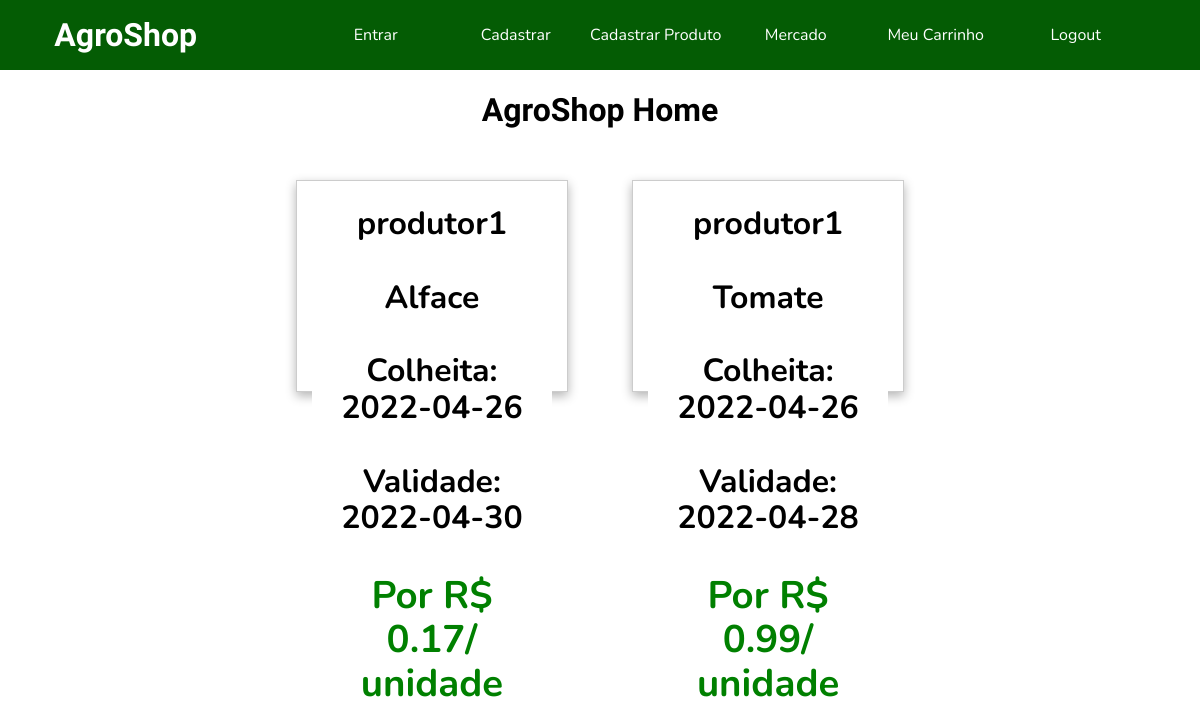
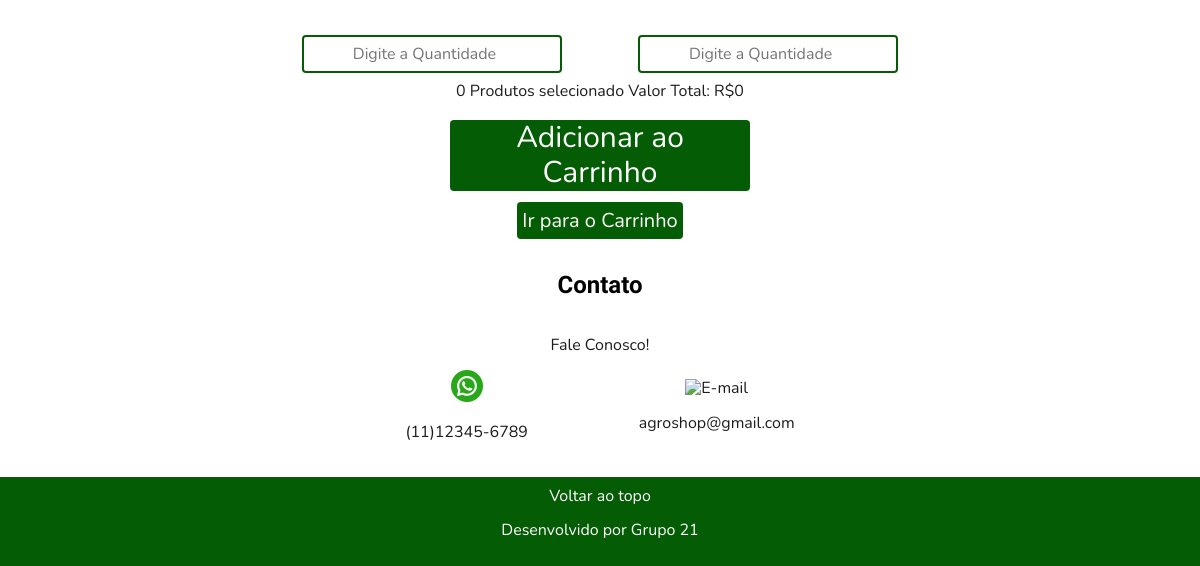
Page /HomeCliente on the earlier database version (2 pictures, top to bottom).
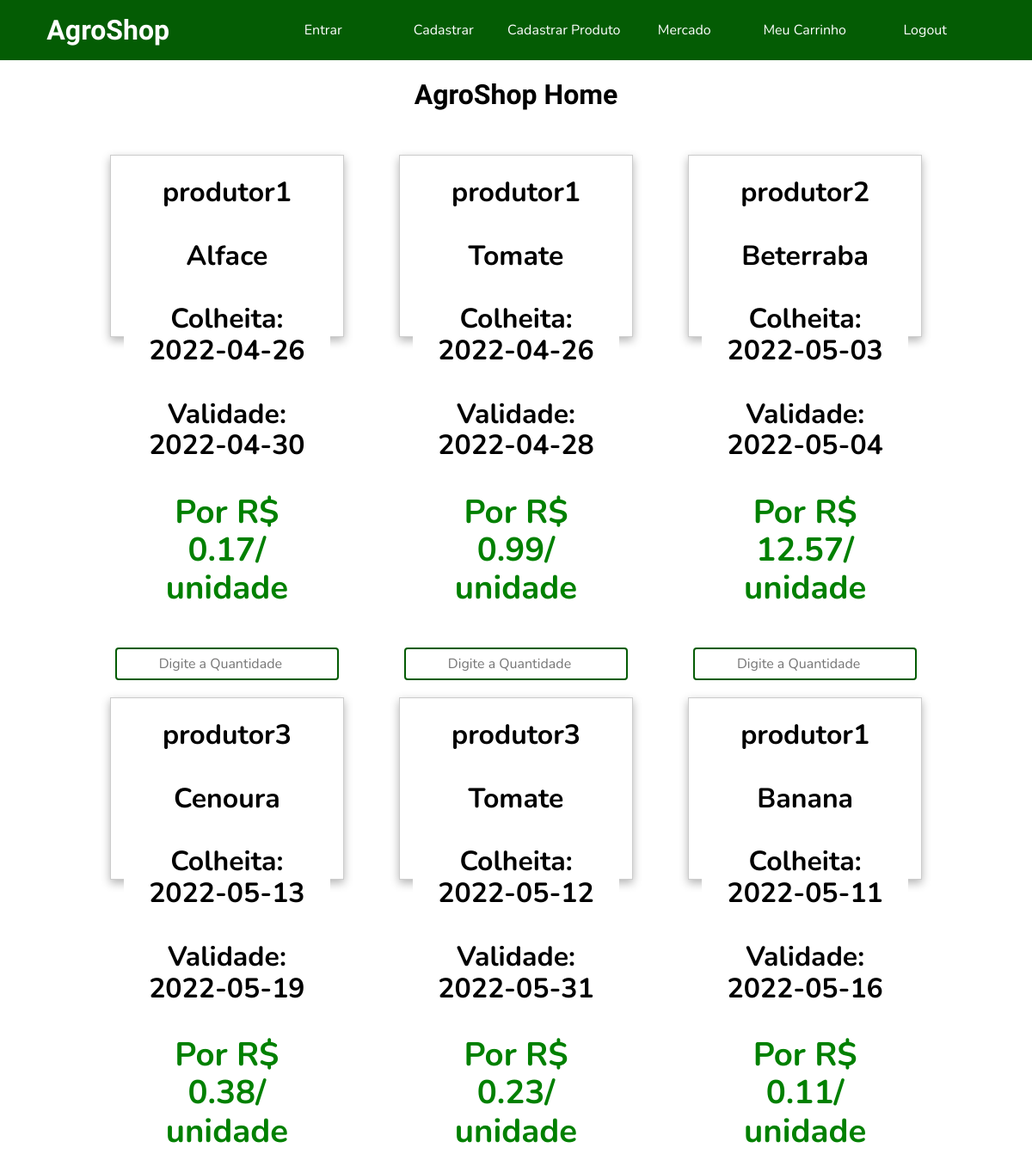
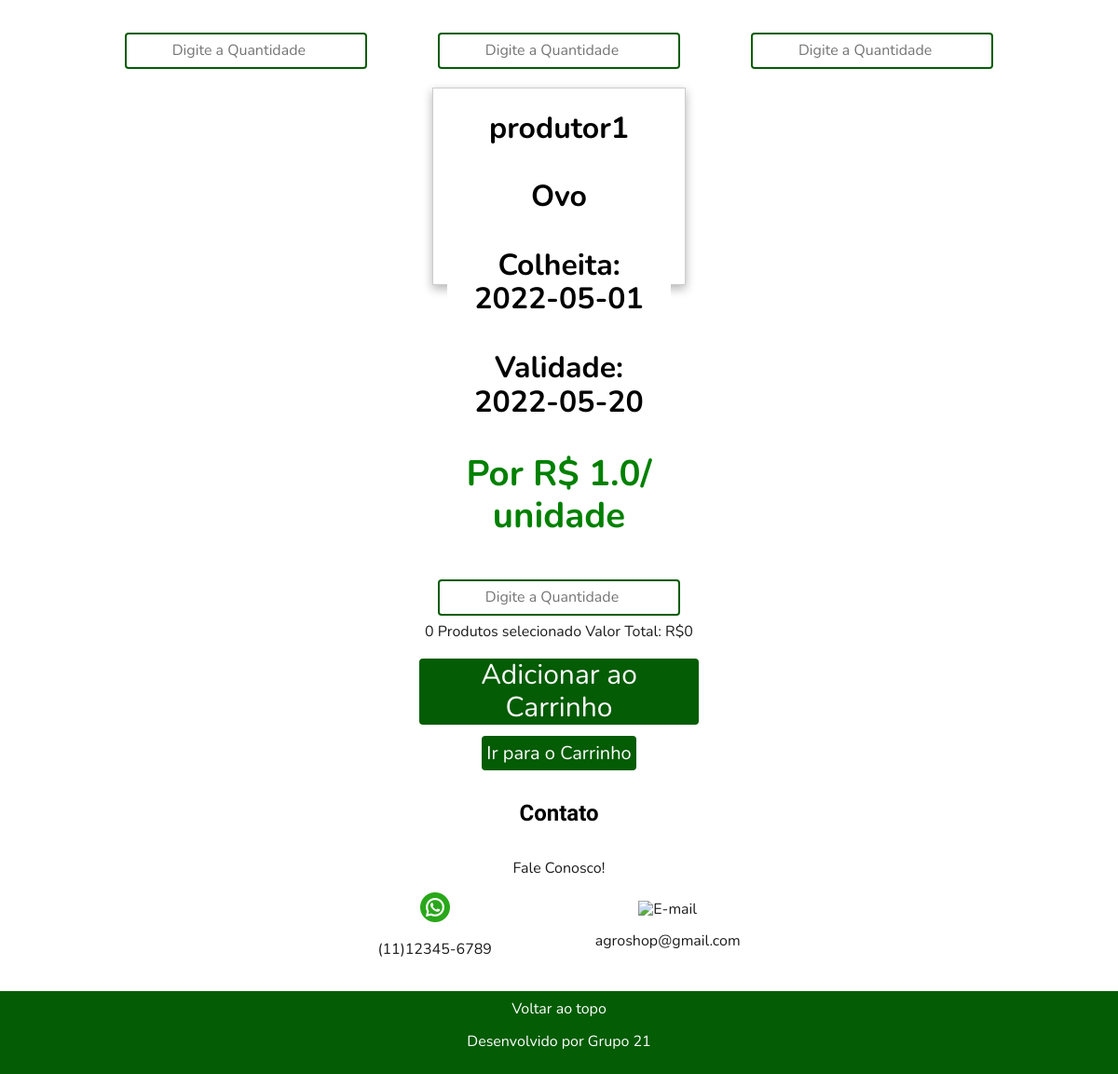
Same page on the later database version (2 pictures, top to bottom).
### website/models.py (models this page shows)
class Produto(db.Model, UserMixin):
    id = db.Column(db.Integer, primary_key=True)
    idProd = db.Column(db.Integer)
    tipo = db.Column(db.String(25))
    preco = db.Column(db.Float)
    quantidade = db.Column(db.Integer)
    dataColeta = db.Column(db.Date)
    dataValidade = db.Column(db.Date)

class Produtor(db.Model, UserMixin):
    id = db.Column(db.Integer, primary_key=True)
    email = db.Column(db.String(150), unique = True)
    senha = db.Column(db.String(150))
    nome = db.Column(db.String(150))

### website/auth.py (the view, shortened to what this page needs)
@auth.route('/HomeCliente', methods = ['GET', 'POST'])
def home_cliente():
    queryProdutos = """SELECT Produto.Id, Produtor.Nome, Produto.tipo, Produto.preco, Produto.quantidade, Produto.dataColeta, Produto.dataValidade
    FROM Produto INNER JOIN Produtor on Produto.idProd=Produtor.id"""
    con = sqlite3.connect('AgroShop\website\database.db')
    db2 = con.cursor()
    Produtos = db2.execute(queryProdutos)
    Produto=Produtos.fetchall()
    soma = int(0)
    PrecoTotal = 0
    con.close()
    return render_template("home-cliente.html",Produto=Produto,soma=soma,PrecoTotal=PrecoTotal)

### website/templates/home-cliente.html (shortened to what this page needs)
<!DOCTYPE html>
<html lang="en">
<head>
    <link rel="stylesheet" href="https://cdnjs.cloudflare.com/ajax/libs/font-awesome/4.7.0/css/font-awesome.min.css">
    <link rel="stylesheet" href="../static/css/normalize.css">
    <link rel="stylesheet" href="../static/css/home-cliente.css">
</head>
<body>
    <nav id="topo">
        <a href="/">AgroShop</a>
        <ul>
            <li><a href="entrar">Entrar</a></li>
            <li><a href="cadastrar">Cadastrar</a></li>
            <li><a href="NovoProduto">Cadastrar Produto</a></li>
            <li><a href="Mercado">Mercado</a></li>
            <li><a href="carrinho">Meu Carrinho</a></li>
            <li><a href="logout">Logout</a></li>
        </ul>
    </nav>
    <h1 class="home">AgroShop Home</h1>
    <html>
    <head>
    </head>
    <body>
        <form method="post">
            {% for produto in Produto %}
            <tr>
                <div class="form-group">
                    <h1 class="botao">
                        {{produto[1]}}
                        <br><br>{{produto[2]}}
                        <br><br>Colheita: {{produto[5]}}
                        <br><br>Validade: {{produto[6]}}
                        <br><br>
                        <div class="preco">Por R$ {{produto[3]}}/ unidade</div>
                    </h1><br>
                    <input type="number" min="0" max="10000" class="form-control" id="id {{produto[0]}}"
                        name="id {{produto[0]}}" placeholder="Digite a Quantidade" />
                </div>
            </tr>
            {% endfor %}
            <br>
            <br>
            {{soma}} Produtos selecionado Valor Total: R${{PrecoTotal}}
            <div class="container">
                <button class="btn-1">Adicionar ao Carrinho</button>
            </div>
            <br>
            <div>
                <a href="/carrinho" class="carrinho">Ir para o Carrinho</a>
            </div>
        </form>
        <section id="contato">
            <h2>Contato</h2>
            <p>Fale Conosco!</p>
            <div>
                <img src="../static/img/icon_whatsapp.png" alt="WhatsApp">
                <p><a href="tel:11123456789"></a>(11)12345-6789</p>
            </div>
            <div>
                <img src="../static/img/icon_gmail.png" alt="E-mail">
                <p><a href="mailto:agroshop@gmail.com"></a>agroshop@gmail.com</p>
            </div>
        </section>
        <footer>
            <a href="#topo">Voltar ao topo</a>
            <p>Desenvolvido por Grupo 21</p>
        </footer>
    </body>
    </html>
</body>
</html>

### website/static/css/home-cliente.css (style rules this page uses)
body { font-family: Nunito, sans-serif; color: #1c1c1c; text-align: center; }
h1, h2, h3 { font-family: Asap, sans-serif; color: #000000; }
nav { display: flex; flex-direction: column; align-items: center; background-color: #045c04; }
nav>a { text-decoration: none; color: #FFFFFF; font-weight: 800; font-size: 32px; font-family: Yellowtail, sans-serif; }
nav ul { display: flex; flex-direction: column; align-items: center; list-style: none; padding: 0; width: 100%; }
nav ul li { text-align: center; width: 100%; border-radius: 10px; }
nav ul li a { display: inline-block; padding: 10px 0; width: 100%; text-decoration: none; color: #FFFFFF; }
#contato { display: flex; flex-direction: column; align-items: center; text-align: center; padding: 20px; }
#contato h2 { color: #000000; }
footer { text-align: center; padding: 10px; background-color: #045c04; color: #FFFFFF; flex-shrink: 0; }
footer a { text-decoration: none; color: #FFFFFF; }
@media screen and (min-width:768px) { nav { flex-direction: row; justify-content: space-around; } }
@media screen and (min-width:768px) { nav ul { flex-direction: row; width: 70%; } }
@media screen and (min-width:768px) { #contato { flex-direction: row; flex-wrap: wrap; justify-content: space-around; max-width: 500px; margin: 0 auto; } }
@media screen and (min-width:768px) { #contato h2, #contato p { width: 100%; } }
.container { display: flex; flex-direction: row; justify-content: space-evenly; align-items: center; text-align: center; margin-top: 20px; }
.btn-1 { width: 300px; border: none; color: #ffffff; background-color: #045c04; border-radius: 4px; box-shadow: inset 0 0 0 0 #fff; transition: ease-out 0.185s; font-size: 30px; outline: none; font-family: inherit; }

### website/templates/home-cliente.html (style rules this page uses)
.form-group { display: inline-block; font-family: Nunito, sans-serif; color: rgb(255, 255, 255); border: solid 1px #ccc; box-shadow: 0 4px 10px 0 rgba(6, 6, 6, 0.3); height: 200px; width: 260px; margin: 30px; padding: 5px; background-color: #fff; }
.botao { font-family: Nunito, sans-serif; color: black; background-color: #ffffff; margin: 10px; padding: 10px; }
input[type=number] { width: 260px; border: 2px #045c04 solid; border-radius: 4px; margin: 8px 0; outline: none; padding: 8px; box-sizing: border-box; transition: .3s; font-family: inherit; text-align: center; }
.carrinho { text-decoration: none; border: none; padding: 5px; color: #ffffff; background-color: #045c04; border-radius: 4px; box-shadow: inset 0 0 0 0 #fff; transition: ease-out 0.185s; font-size: 20px; outline: none; font-family: inherit; }
.preco { color: green; font-weight: bold; font-size: 1.2em; margin: 0%; }

Differences in the rows shown:
added Produto: nome "produtor2", tipo "Beterraba", dataColeta "2022-05-03", dataValidade "2022-05-04", preco "12.57"
added Produto: nome "produtor3", tipo "Cenoura", dataColeta "2022-05-13", dataValidade "2022-05-19", preco "0.38"
added Produto: nome "produtor3", tipo "Tomate", dataColeta "2022-05-12", dataValidade "2022-05-31", preco "0.23"
added Produto: nome "produtor1", tipo "Banana", dataColeta "2022-05-11", dataValidade "2022-05-16", preco "0.11"
added Produto: nome "produtor1", tipo "Ovo", dataColeta "2022-05-01", dataValidade "2022-05-20", preco "1.0"
